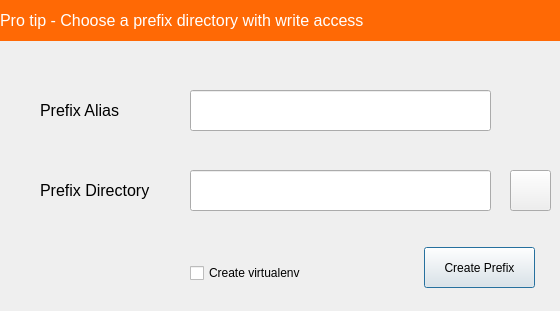
<?xml version="1.0" encoding="UTF-8"?>
<ui version="4.0">
 <class>PrefixConfigDialog</class>
 <widget class="QDialog" name="PrefixConfigDialog">
  <property name="geometry">
   <rect>
    <x>0</x>
    <y>0</y>
    <width>560</width>
    <height>311</height>
   </rect>
  </property>
  <property name="windowTitle">
   <string>Prefix Manager</string>
  </property>
  <widget class="QLabel" name="label_3">
   <property name="geometry">
    <rect>
     <x>40</x>
     <y>170</y>
     <width>141</width>
     <height>41</height>
    </rect>
   </property>
   <property name="font">
    <font>
     <pointsize>12</pointsize>
    </font>
   </property>
   <property name="text">
    <string>Prefix Directory</string>
   </property>
  </widget>
  <widget class="QLineEdit" name="lineEdit">
   <property name="geometry">
    <rect>
     <x>190</x>
     <y>90</y>
     <width>301</width>
     <height>41</height>
    </rect>
   </property>
  </widget>
  <widget class="QLineEdit" name="lineEdit_2">
   <property name="geometry">
    <rect>
     <x>190</x>
     <y>170</y>
     <width>301</width>
     <height>41</height>
    </rect>
   </property>
   <property name="text">
    <string/>
   </property>
  </widget>
  <widget class="QLabel" name="label_5">
   <property name="geometry">
    <rect>
     <x>40</x>
     <y>90</y>
     <width>141</width>
     <height>41</height>
    </rect>
   </property>
   <property name="font">
    <font>
     <pointsize>12</pointsize>
    </font>
   </property>
   <property name="text">
    <string>Prefix Alias</string>
   </property>
  </widget>
  <widget class="QLabel" name="label_4">
   <property name="enabled">
    <bool>true</bool>
   </property>
   <property name="geometry">
    <rect>
     <x>0</x>
     <y>0</y>
     <width>561</width>
     <height>41</height>
    </rect>
   </property>
   <property name="font">
    <font>
     <pointsize>12</pointsize>
    </font>
   </property>
   <property name="styleSheet">
    <string notr="true">color: rgb(255, 255, 255);
background-color: rgb(255, 105, 5);</string>
   </property>
   <property name="inputMethodHints">
    <set>Qt::ImhNone</set>
   </property>
   <property name="text">
    <string>Pro tip - Choose a prefix directory with write access</string>
   </property>
  </widget>
  <widget class="QPushButton" name="pushButton">
   <property name="geometry">
    <rect>
     <x>424</x>
     <y>247</y>
     <width>111</width>
     <height>41</height>
    </rect>
   </property>
   <property name="text">
    <string>Create Prefix</string>
   </property>
  </widget>
  <widget class="QPushButton" name="pushButton_2">
   <property name="geometry">
    <rect>
     <x>510</x>
     <y>170</y>
     <width>41</width>
     <height>41</height>
    </rect>
   </property>
   <property name="text">
    <string/>
   </property>
   <property name="icon">
    <iconset theme="document-open">
     <normaloff>.</normaloff>.</iconset>
   </property>
   <property name="iconSize">
    <size>
     <width>28</width>
     <height>28</height>
    </size>
   </property>
   <property name="autoDefault">
    <bool>true</bool>
   </property>
   <property name="default">
    <bool>false</bool>
   </property>
   <property name="flat">
    <bool>false</bool>
   </property>
  </widget>
  <widget class="QCheckBox" name="checkBox">
   <property name="geometry">
    <rect>
     <x>190</x>
     <y>260</y>
     <width>141</width>
     <height>26</height>
    </rect>
   </property>
   <property name="text">
    <string>Create virtualenv</string>
   </property>
  </widget>
 </widget>
 <resources>
  <include location="../myicons.qrc"/>
 </resources>
 <connections/>
</ui>
